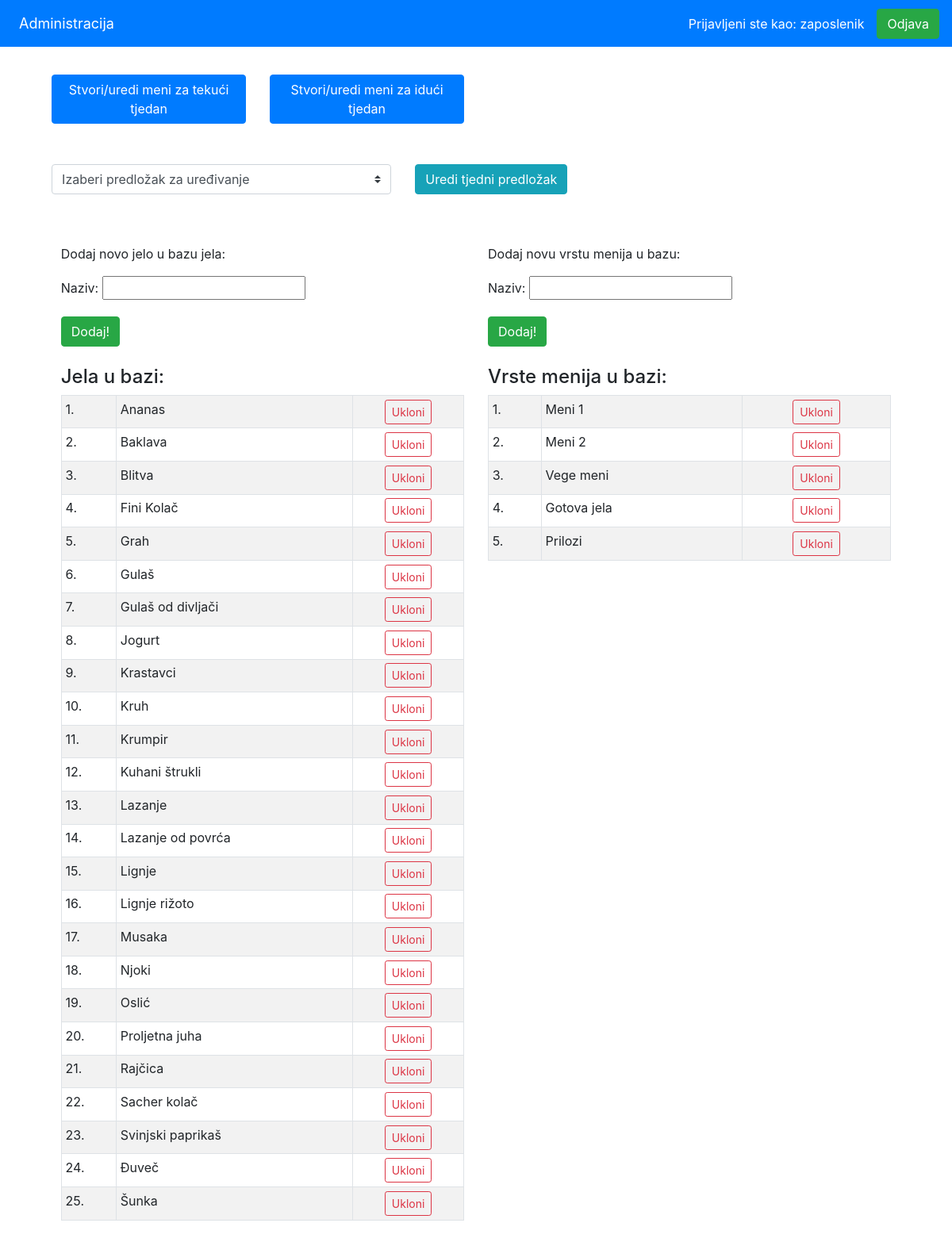
The app's page /jelovnik/administracija/ (signed in) with its own data.
### jelovnik/models.py (models this page shows, shortened)
class Dish(models.Model):
    name = models.CharField(max_length=250)

class MealType(models.Model):
    name = models.CharField(max_length=250)

### jelovnik/views.py (the view)
def administracija(request):
    all_dishes = Dish.objects.order_by('name')
    all_meal_types = MealType.objects.all()
    form_dish = NewDishForm()
    form_meal_type = NewMealTypeForm()
    user = request.user
    if not user.is_authenticated:
        return redirect(reverse("main"))
    context = {
        'user': user,
        'allDishes': all_dishes,
        'allMealTypes': all_meal_types,
        'formDish': form_dish,
        'formMealType': form_meal_type
    }
    return render(request, 'jelovnik/administracija.html', context)

### jelovnik/forms.py
class NewDishForm(forms.Form):
    name = forms.CharField(label="Naziv")

class NewMealTypeForm(forms.Form):
    name = forms.CharField(label="Naziv")

### jelovnik/templates/jelovnik/administracija.html (shortened to what this page needs)
{% load staticfiles %}
<!DOCTYPE html>
<html lang="en">
<head>
    {% include 'jelovnik/subtemplates/headBootstrap.html' %}
    <link rel="stylesheet" type="text/css" href="{% static 'jelovnik/autocomplete.css' %}">
    <link rel="stylesheet" type="text/css" href="{% static 'jelovnik/administracija.css' %}">
</head>
<body onload="loadFunc()">
    <nav class="navbar navbar-expand navbar-dark bg-primary">
        <div class="collapse navbar-collapse" id="navbarSupportedContent">
        <ul class="navbar-nav mr-auto">
            <li class="nav-item active">
                <span class="nav-link" style="font-size: 18px" href="#">Administracija</span>
            </li>
        </ul>
        <form class="form-inline my-2 my-lg-0" method="POST" action="{% url 'user_logout' %}">
            <span class="nav-link" style="color: white">Prijavljeni ste kao: {{ user.username }}</span>
            <button class="btn btn-success my-2 my-sm-0" type="submit" value="Logout">Odjava</button>
        </form>
        </div>
    </nav>
    <div class="container-fluid">
        <div class="row row-buttons">
            <div class="col-md-3"><a id="thisWeekMenu" href="{% url 'stvori_meni' %}"><button class="btn btn-primary">Stvori/uredi meni za tekući tjedan</button></a></div>
            <div class="col-md-3"><a id="nextWeekMenu" href="{% url 'stvori_meni' %}"><button class="btn btn-primary">Stvori/uredi meni za idući tjedan</button></a></div>
        </div>
        <form method="get" action="{% url 'uredi_predlozak' %}">
            <div class="row row-buttons">
                <div class="col-md-5">
                    <select class="browser-default custom-select" name="predlozak" required>
                        <option value="" disabled selected>Izaberi predložak za uređivanje</option>
                    </select>
                </div>
                <div class="col-md-3">
                    <button type="submit" class="btn btn-info">Uredi tjedni predložak</button>
                </div>
            </div>
        </form>
    <div class="row row-database" style="margin: 4%">
        <div class="col-md">
            <p>Dodaj novo jelo u bazu jela:</p>
            <div id="unos_jela">
                <form action="./dodajJelo/" method="POST">
                    {{ formDish.as_p }}
                    <input type="submit" class="btn btn-success" value="Dodaj!">
                </form>
            </div>
            <div>
                <h4>Jela u bazi:</h4>
                <table class="table table-sm table-bordered table-striped">
                    {% for dish in allDishes %}
                        <tr>
                            <td>{{ forloop.counter }}.</td>
                            <td>{{ dish.name }}</td>
                            <td style="text-align: center">
                                <form action="./ukloniJelo/" method="POST">
                                    <input type="submit" class="btn btn-outline-danger btn-sm" value="Ukloni">
                                </form>
                            </td>
                        </tr>
                    {% endfor %}
                </table>
            </div>
        </div>
        <div class="col-md">
            <p>Dodaj novu vrstu menija u bazu:</p>
            <div id="unos_menija">
                <form action="./dodajMeni/" method="POST">
                    {{ formMealType.as_p }}
                    <input type="submit" class="btn btn-success" value="Dodaj!">
                </form>
            </div>
            <div>
                <h4>Vrste menija u bazi:</h4>
                <table class="table table-sm table-bordered table-striped">
                    {% for meal in allMealTypes %}
                        <tr>
                            <td>{{ forloop.counter }}.</td>
                            <td>{{ meal.name }}</td>
                            <td style="text-align: center">
                                <form action="./ukloniMeni/" method="POST">
                                    <input type="submit" class="btn btn-outline-danger btn-sm" value="Ukloni">
                                </form>
                            </td>
                        </tr>
                    {% endfor %}
                </table>
            </div>
        </div>
    </div>
    </div>
</body>
</html>

### jelovnik/static/jelovnik/administracija.css (style rules this page uses)
#unos_jela { margin-bottom: 24px; }
#unos_menija { margin-bottom: 24px; }
.row-buttons { margin: 3%; }
.col-md-3 { margin-bottom: 16px; }

### records on screen
Dish: name "Ananas"
Dish: name "Baklava"
Dish: name "Blitva"
Dish: name "Fini Kolač"
Dish: name "Grah"
Dish: name "Gulaš"
Dish: name "Gulaš od divljači"
Dish: name "Jogurt"
Dish: name "Krastavci"
Dish: name "Kruh"
Dish: name "Krumpir"
Dish: name "Kuhani štrukli"
Dish: name "Lazanje"
Dish: name "Lazanje od povrća"
Dish: name "Lignje"
Dish: name "Lignje rižoto"
Dish: name "Musaka"
Dish: name "Njoki"
Dish: name "Oslić"
Dish: name "Proljetna juha"
Dish: name "Rajčica"
Dish: name "Sacher kolač"
Dish: name "Svinjski paprikaš"
Dish: name "Đuveč"
Dish: name "Šunka"
MealType: name "Meni 1"
MealType: name "Meni 2"
MealType: name "Vege meni"
MealType: name "Gotova jela"
MealType: name "Prilozi"

### other values on screen
{{ user.username }} "zaposlenik"
